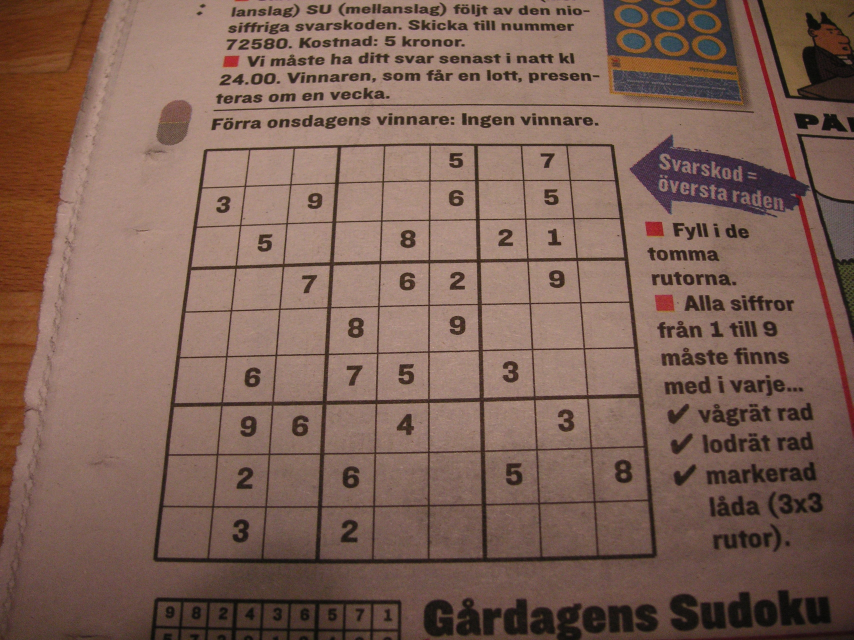
#> input picture images/sudoku1.jpg, 2560 x 1920 px (shown at 1/3 size)
$ python -i puzzle_locator.py   (imports and definitions only)
#> lines starting #> are read from the running program, lines starting #| are printed output that depends on the picture; after the words box and inside, x2 and y2 are one past the last pixel; in counts of white or black regions, pixels touching at a corner belong together
#> further down, picture is the input picture: shape (1920, 2560, 3); mean B, G, R 86, 97.6, 125.7
from imutils.perspective import four_point_transform
from skimage.segmentation import clear_border
import numpy as np
import imutils
import cv2


def locate_puzzle(image):

    # Resize the image
    image = imutils.resize(image, width=600)
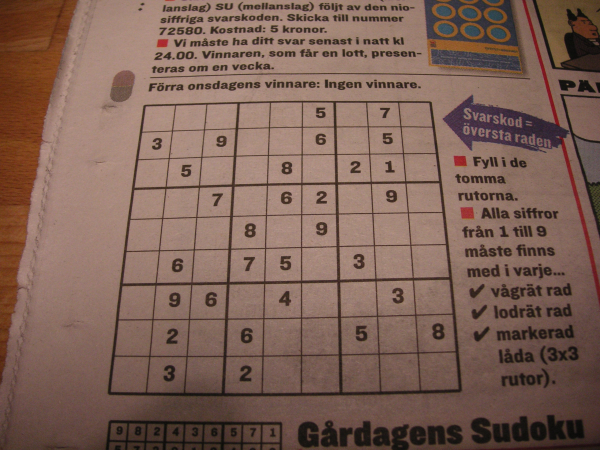
#> image: shape (450, 600, 3); mean of channels 0, 1, 2 86, 97.6, 125.7; drawn as B, G, R

    # Grayscale and blur the image
    gray = cv2.cvtColor(image, cv2.COLOR_BGR2GRAY)
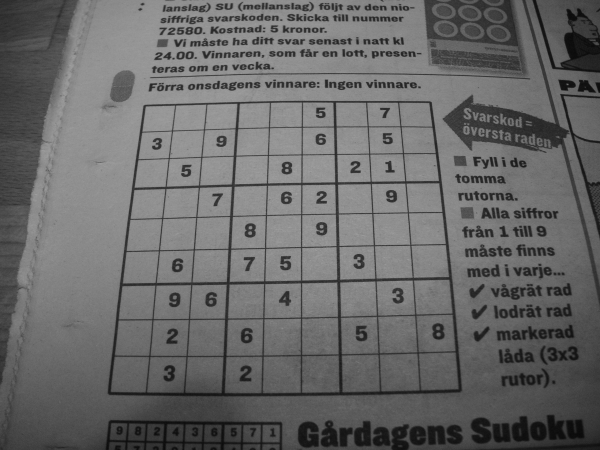
#> gray: shape (450, 600); min 9, max 161, mean 104.7
    blurred = cv2.GaussianBlur(gray, (7, 7), 3)
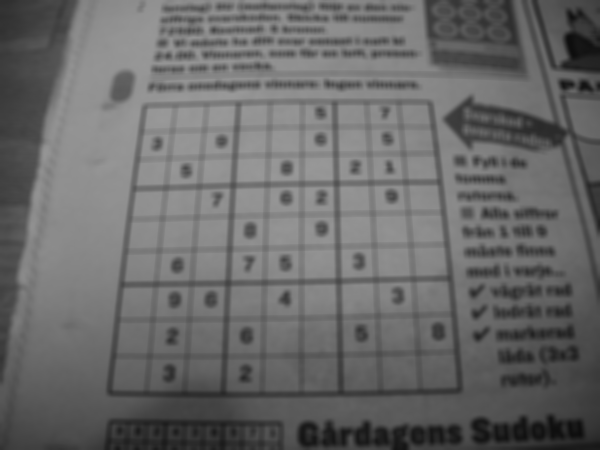
#> blurred: shape (450, 600); min 13, max 153, mean 104.7

    # Apply adaptive thresholding and inversion to the threshold map
    thresh = cv2.adaptiveThreshold(blurred, 255,
                                   cv2.ADAPTIVE_THRESH_GAUSSIAN_C, cv2.THRESH_BINARY, 11, 2)
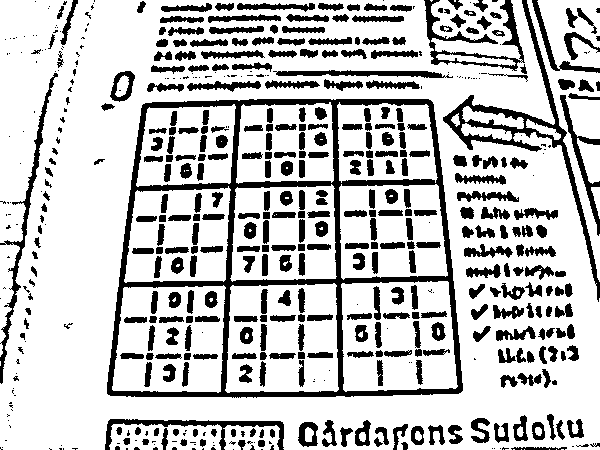
#> thresh: shape (450, 600); 76.4% white; 550 black regions (185 under 20 px), largest, box (x1, y1, x2, y2) and area: (107, 99, 463, 398) 13109, (443, 0, 600, 302) 3397, (424, 0, 525, 71) 1602
    thresh = cv2.bitwise_not(thresh)
#> thresh: shape (450, 600); 23.6% white; 550 white regions (185 under 20 px)

    # Find contours and sort them by size in desc order
    cnts = cv2.findContours(thresh.copy(), cv2.RETR_EXTERNAL,
                            cv2.CHAIN_APPROX_SIMPLE)
#> cnts = 361 contours, 190 with area under 20; largest, box (x1, y1, x2, y2) and area: (107, 99, 463, 398) 96086, (443, 0, 600, 302) 4354, (424, 0, 525, 71) 1720, (0, 73, 58, 384) 1116, (105, 419, 284, 450) 958
    cnts = imutils.grab_contours(cnts)
    cnts = sorted(cnts, key=cv2.contourArea, reverse=True)

    # Initialize a contour corresponding to the puzzle outline
    puzzleContour = None

    # Loop over the contours
    for c in cnts:
        peri = cv2.arcLength(c, True)
        approx = cv2.approxPolyDP(c, 0.02 * peri, True)
        # If the approx contour has four points, assume it is the puzzle outline
        if len(approx) == 4:
            puzzleContour = approx
            break
#> this loop made 1 pass
#> (peri, puzzleContour) on pass 1: (1271.9, [[142, 105], [108, 394], [462, 390], [430, 100]])

    # Raise an error if no puzzle found
    if puzzleContour is None:
        raise Exception(("Could not find Sudoku puzzle outline. "
                         "Try debugging your thresholding and contour steps."))

    # Apply a four point perspective transform to obtain a top-down bird's eye view of the puzzle
    puzzle = four_point_transform(
        image, puzzleContour.reshape(4, 2))
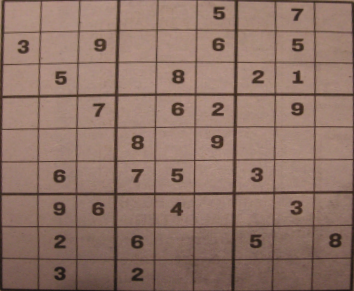
#> puzzle: shape (291, 354, 3); mean of channels 0, 1, 2 102.8, 114.8, 142.9; drawn as B, G, R
    warped = four_point_transform(gray, puzzleContour.reshape(4, 2))
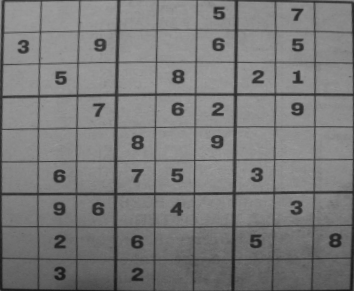
#> warped: shape (291, 354); min 23, max 158, mean 121.9

    # Return puzzle in both RGB and grayscale
    return (puzzle, warped)

>>> import cv2
>>> picture = cv2.imread('../images/sudoku1.jpg')
>>> result = locate_puzzle(picture)

$ run again, on images/sudoku12.jpg
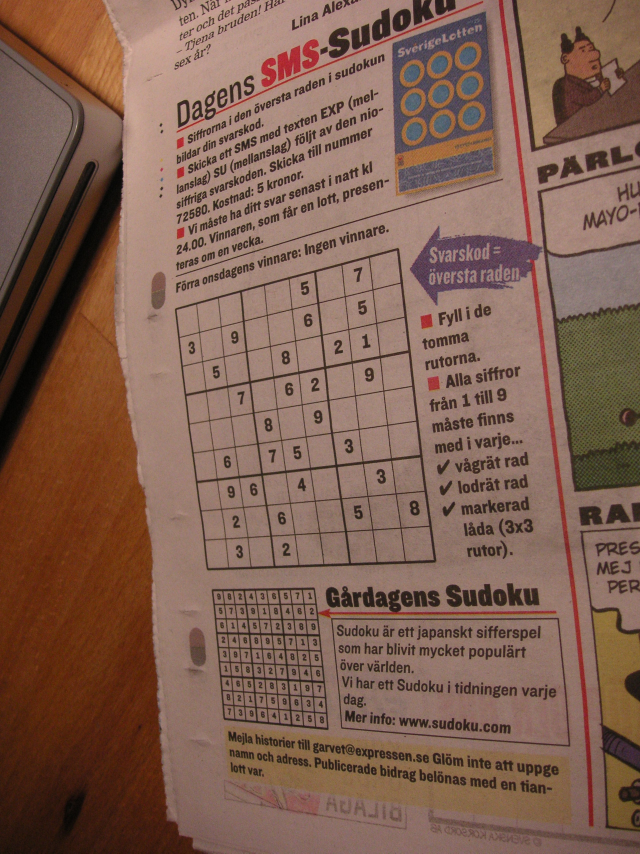
#> input picture images/sudoku12.jpg, 1920 x 2560 px (shown at 1/3 size)
#> picture is the input picture: shape (2560, 1920, 3); mean B, G, R 81, 95.9, 127.9
#> in locate_puzzle, `thresh = cv2.adaptiveThreshold(blurred, 255, cv2.ADAPTIVE_THRESH_GAUSS..`:
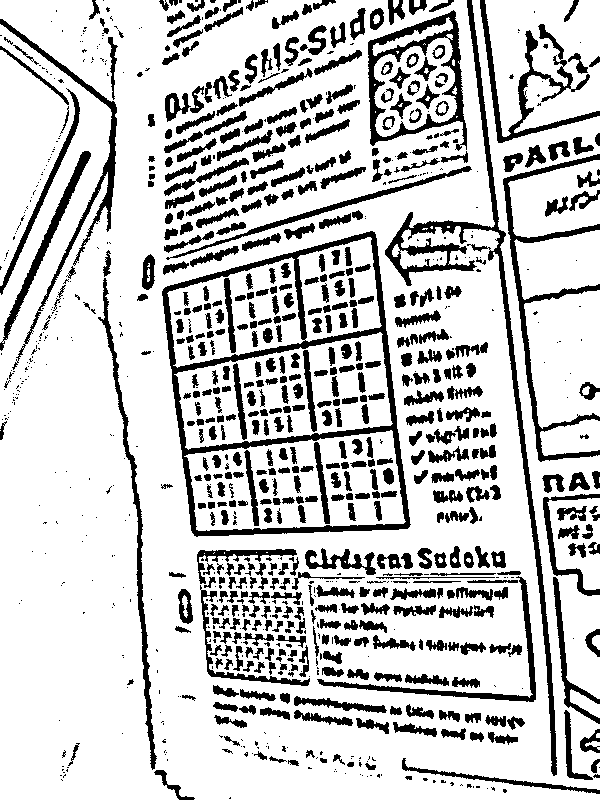
#> thresh: shape (800, 600); 79% white; 999 black regions (432 under 20 px), largest, box (x1, y1, x2, y2) and area: (162, 231, 411, 537) 8172, (385, 0, 557, 776) 6197, (503, 154, 600, 462) 3411
#> cnts = 794 contours, 442 with area under 20; largest, box (x1, y1, x2, y2) and area: (162, 231, 411, 537) 59783, (368, 10, 467, 151) 9717, (385, 0, 557, 776) 5778, (503, 154, 600, 462) 2754, (480, 0, 600, 143) 2227
#> the loop in locate_puzzle, `for c in cnts:` made 1 pass
#> (peri, puzzleContour) on pass 1: (1027.3, [[374, 232], [163, 289], [194, 535], [409, 526]])
#> in locate_puzzle, `warped = four_point_transform(gray, puzzleContour.reshape(4, 2))`:
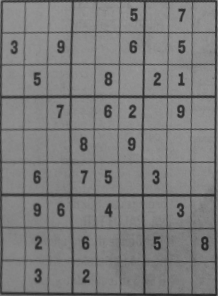
#> warped: shape (296, 218); min 34, max 152, mean 123.4

$ run again, on images/sudoku17.jpg
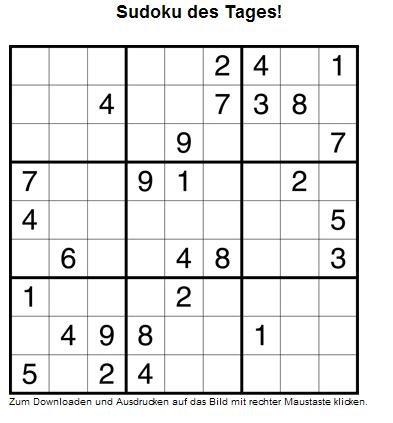
#> input picture images/sudoku17.jpg, 393 x 423 px
#> picture is the input picture: shape (423, 393, 3); mean B, G, R 231.8, 231.9, 231.8
#> in locate_puzzle, `thresh = cv2.adaptiveThreshold(blurred, 255, cv2.ADAPTIVE_THRESH_GAUSS..`:
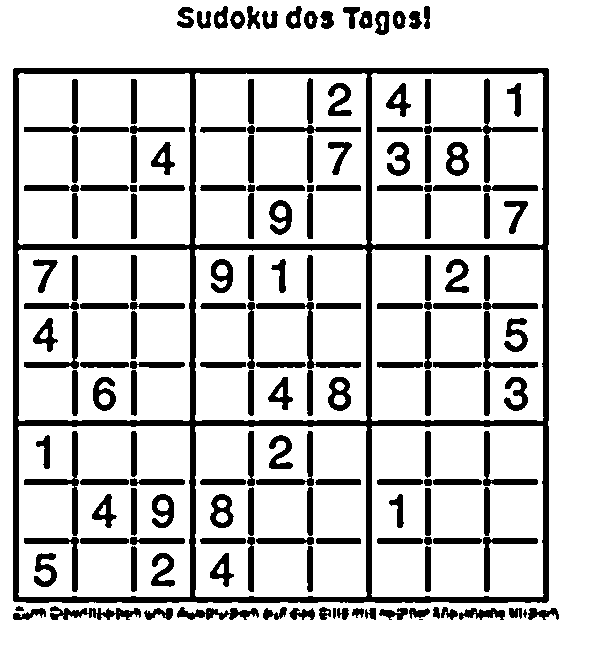
#> thresh: shape (645, 600); 81.1% white; 169 black regions (1 under 20 px), largest, box (x1, y1, x2, y2) and area: (13, 68, 549, 603) 24798, (433, 78, 538, 183) 1081, (256, 302, 361, 369) 937
#> cnts = 37 contours, 3 with area under 20; largest, box (x1, y1, x2, y2) and area: (13, 68, 549, 603) 285512, (50, 606, 141, 620) 510, (177, 607, 259, 620) 467, (459, 608, 505, 620) 272, (375, 11, 390, 35) 260
#> the loop in locate_puzzle, `for c in cnts:` made 1 pass
#> (peri, puzzleContour) on pass 1: (2152.7, [[14, 68], [13, 600], [546, 602], [548, 69]])
#> in locate_puzzle, `puzzle = four_point_transform( image, puzzleContour.reshape(4, 2))`:
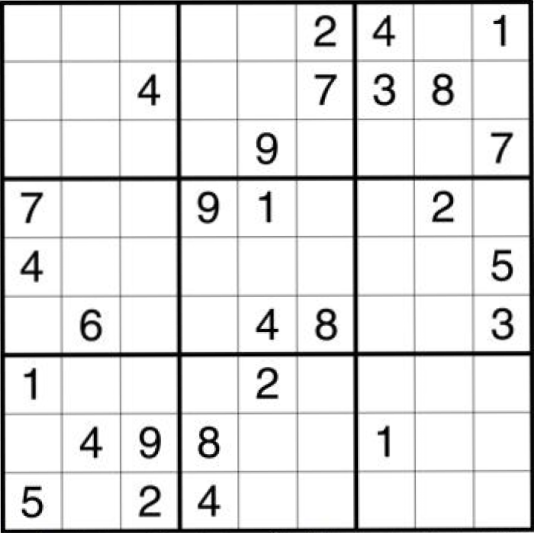
#> puzzle: shape (533, 534, 3); mean of channels 0, 1, 2 227.4, 227.4, 227.4; drawn as B, G, R

$ run again, on images/sudoku24.jpg
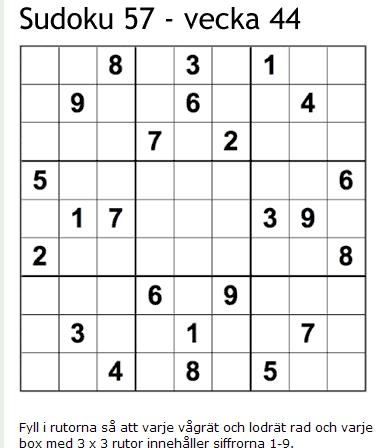
#> input picture images/sudoku24.jpg, 381 x 448 px
#> picture is the input picture: shape (448, 381, 3); mean B, G, R 234.6, 234.7, 234.6
#> in locate_puzzle, `thresh = cv2.adaptiveThreshold(blurred, 255, cv2.ADAPTIVE_THRESH_GAUSS..`:
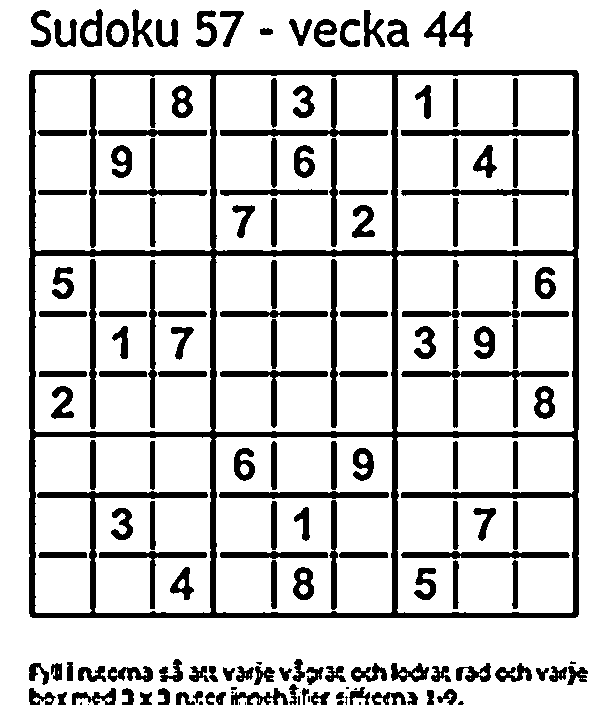
#> thresh: shape (705, 600); 81.3% white; 166 black regions (17 under 20 px), largest, box (x1, y1, x2, y2) and area: (29, 70, 579, 618) 28011, (401, 370, 569, 428) 1473, (220, 78, 388, 137) 1298
#> cnts = 78 contours, 18 with area under 20; largest, box (x1, y1, x2, y2) and area: (29, 70, 579, 618) 300209, (80, 9, 103, 47) 544, (106, 19, 129, 47) 480, (391, 663, 429, 682) 395, (387, 19, 409, 47) 378
#> the loop in locate_puzzle, `for c in cnts:` made 1 pass
#> (peri, puzzleContour) on pass 1: (2198.9, [[30, 71], [30, 616], [577, 616], [576, 70]])
#> in locate_puzzle, `puzzle = four_point_transform( image, puzzleContour.reshape(4, 2))`:
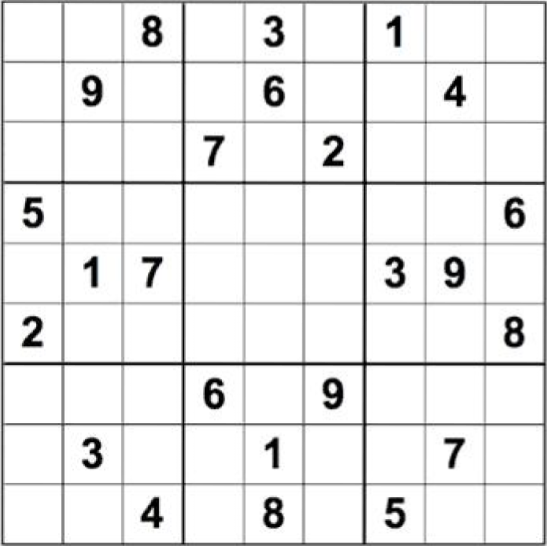
#> puzzle: shape (546, 547, 3); mean of channels 0, 1, 2 233.4, 233.4, 233.4; drawn as B, G, R
